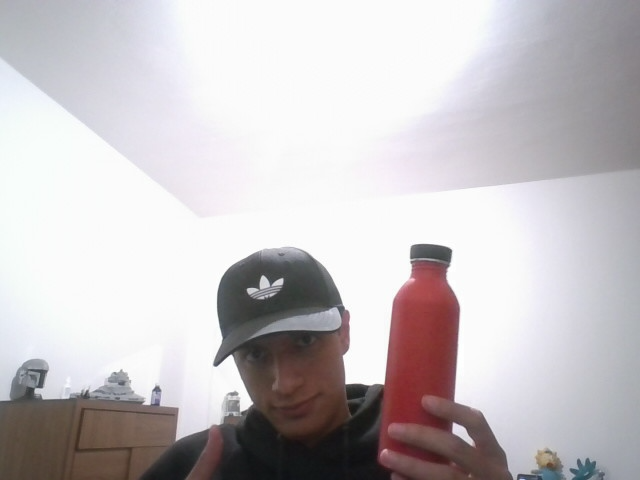
#> input picture practica01/recursos/mi_foto.png, 640 x 480 px
$ python p1_paso1_cargar_inspeccionar.py recursos/mi_foto.png
#> lines starting #> are read from the running program, lines starting #| are printed output that depends on the picture; after the words box and inside, x2 and y2 are one past the last pixel; in counts of white or black regions, pixels touching at a corner belong together
"""Práctica 1 · Paso 1 · Cargar, mostrar e inspeccionar la imagen
=================================================================
Alumno : Luis Fernando Salazar Torres
Carrera: Ingeniería en Inteligencia Artificial · 7° semestre
Escuela: Universidad Marista de Guadalajara

Objetivo
--------
Cargar una imagen (de archivo o de la webcam), mostrar sus propiedades,
leer y modificar píxeles, y verla como una matriz de números.

Ejecutar
--------
    python p1_paso1_cargar_inspeccionar.py
    python p1_paso1_cargar_inspeccionar.py --camara
    python p1_paso1_cargar_inspeccionar.py --imagen otra_foto.png
    python p1_paso1_cargar_inspeccionar.py --guardar   # guarda capturas y no abre ventanas
"""
import sys                         # sys.argv (argumentos) y sys.exit (terminar con un mensaje)
from pathlib import Path           # rutas que funcionan igual en Windows, macOS y Linux

import cv2                         # OpenCV: leer, mostrar y procesar imágenes
import numpy as np                 # NumPy: una imagen de OpenCV ES un arreglo de NumPy
import matplotlib.pyplot as plt    # Matplotlib: figuras con varios paneles, títulos y números

if hasattr(sys.stdout, "reconfigure"):        # consola de Windows: conservar acentos y símbolos
    sys.stdout.reconfigure(encoding="utf-8")


# =====================================================================================
# [BASE] Configuración y funciones que se reutilizan en los pasos 2 y 3
# =====================================================================================
CARPETA = Path(__file__).resolve().parent                 # carpeta donde está este script
RUTA_IMAGEN = CARPETA / "recursos" / "mi_foto.png"           # imagen de trabajo (foto propia)
CARPETA_CAPTURAS = CARPETA / "reporte"
MODO_GUARDAR = "--guardar" in sys.argv                    # modo sin ventanas para las capturas


def cargar_imagen(ruta):
    """Lee una imagen del disco. OpenCV la devuelve en orden de canales B, G, R y tipo uint8."""
    imagen = cv2.imread(str(ruta))                        # str(): imread recibe texto, no un objeto Path
#> imagen is the input picture: shape (480, 640, 3); mean B, G, R 195.3, 192.9, 197.6
    if imagen is None:                                    # imread NO lanza error: devuelve None si falla
        sys.exit(f"No se pudo leer la imagen: {ruta}")    # terminamos con un mensaje claro
    return imagen


def capturar_webcam(indice=0):
    """Abre la cámara y devuelve una foto. ESPACIO = capturar · ESC = cancelar."""
    camara = cv2.VideoCapture(indice)                     # 0 = primera cámara del equipo
    if not camara.isOpened():                             # ¿la cámara existe y está libre?
        sys.exit("No se pudo abrir la cámara (¿la usa otra aplicación?)")
    foto = None                                           # aquí guardaremos la foto capturada
    while True:                                           # un video es una secuencia de imágenes (frames)
        ok, frame = camara.read()                         # ok = True si llegó un frame; frame = imagen BGR
        if not ok:                                        # la cámara dejó de entregar imágenes
            break
        cv2.imshow("Webcam - ESPACIO captura, ESC cancela", frame)   # mostramos el frame actual
        tecla = cv2.waitKey(1) & 0xFF                     # espera 1 ms por una tecla (y refresca la ventana)
        if tecla == 32:                                   # 32 = código ASCII de la barra espaciadora
            foto = frame.copy()                           # copia: el siguiente read() reutiliza la memoria
            break
        if tecla == 27:                                   # 27 = código de la tecla ESC
            break
    camara.release()                                      # liberar la cámara para otras aplicaciones
    cv2.destroyAllWindows()                               # cerrar la ventana del video
    if foto is None:
        sys.exit("No se capturó ninguna foto")
    return foto


def ruta_argumento(nombre):
    """Devuelve el valor que sigue a un argumento, o None si no se escribió."""
    if nombre not in sys.argv:
        return None
    i = sys.argv.index(nombre)
    if i + 1 >= len(sys.argv) or sys.argv[i + 1].startswith("--"):
        return None
    return sys.argv[i + 1]


def obtener_imagen():
    """Elige la fuente: webcam con --camara, una ruta con --imagen o el archivo RUTA_IMAGEN."""
    if "--camara" in sys.argv:                            # sys.argv = lista de palabras escritas al ejecutar
        return capturar_webcam()
    ruta = ruta_argumento("--imagen")
    return cargar_imagen(Path(ruta) if ruta else RUTA_IMAGEN)


def imprimir_info(nombre, img):
    """Imprime las propiedades básicas de una imagen (sirve para color, gris o binaria)."""
#> called with nombre = 'color'
    alto, ancho = img.shape[:2]                           # shape = (filas, columnas[, canales])
#> alto = 480; ancho = 640
    canales = 1 if img.ndim == 2 else img.shape[2]        # ndim = 2 -> matriz (gris); 3 -> cubo (color)
#> canales = 3
    print(f"{nombre:<10} shape={str(img.shape):<15} ancho={ancho:<4} alto={alto:<4} "
          f"canales={canales}  dtype={img.dtype}  min={img.min():>3}  max={img.max():>3}  "
          f"memoria={img.nbytes / 1024:.0f} KB")
#| color      shape=(480, 640, 3)   ancho=640  alto=480  canales=3  dtype=uint8  min= 14  max=255  memoria=900 KB


def a_rgb(img):
    """Matplotlib espera R, G, B; OpenCV entrega B, G, R. Las imágenes en gris se dejan igual."""
    return img if img.ndim == 2 else cv2.cvtColor(img, cv2.COLOR_BGR2RGB)


def guardar_o_mostrar(fig, nombre):
    """En modo reporte guarda la figura; en modo normal la muestra en pantalla."""
    if MODO_GUARDAR:
        CARPETA_CAPTURAS.mkdir(exist_ok=True)
        fig.savefig(CARPETA_CAPTURAS / nombre, dpi=150, bbox_inches="tight")
        plt.close(fig)
    else:
        plt.show()


def montaje_ventanas(imagen, gris, marcada, ruta):
    """Guarda un montaje de las tres ventanas de OpenCV (original, gris y marcada)."""
    gris_bgr = cv2.cvtColor(gris, cv2.COLOR_GRAY2BGR)
    paneles = []
    for titulo, img in (("Original (BGR)", imagen), ("Escala de grises", gris_bgr),
                        ("Copia con cuadro rojo", marcada)):
        panel = img.copy()
        cv2.rectangle(panel, (0, 0), (panel.shape[1], 34), (0, 0, 0), -1)
        cv2.putText(panel, titulo, (10, 24), cv2.FONT_HERSHEY_SIMPLEX, 0.65,
                    (255, 255, 255), 1, cv2.LINE_AA)
        paneles.append(panel)
    cv2.imwrite(str(ruta), np.hstack(paneles))


# =====================================================================================
# Programa principal
# =====================================================================================
if __name__ == "__main__":
    # a. Obtener la imagen, convertirla a gris e imprimir sus propiedades
    imagen = obtener_imagen()
    print("== 1. Propiedades ==")
    imprimir_info("color", imagen)
    gris = cv2.cvtColor(imagen, cv2.COLOR_BGR2GRAY)
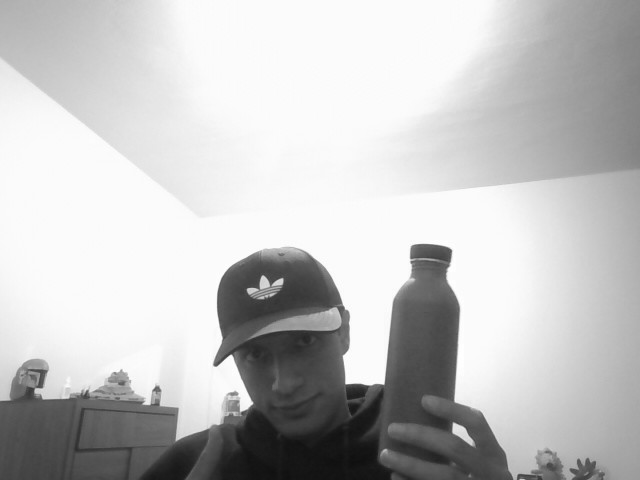
#> gris: shape (480, 640); min 15, max 255, mean 194.5
    imprimir_info("gris", gris)
#| gris       shape=(480, 640)      ancho=640  alto=480  canales=1  dtype=uint8  min= 15  max=255  memoria=300 KB

    # b. Leer un píxel del cuerpo de la botella roja, a color y en gris
    y, x = 350, 420
    b, g, r = imagen[y, x]
#> b = 53; g = 54; r = 138
    print(f"\n== 2. Píxel en (y={y}, x={x}) ==")
    print(f"color -> B={b}  G={g}  R={r}")
#| color -> B=53  G=54  R=138
    print(f"gris  -> {gris[y, x]}")
#| gris  -> 79

    # c. Pintar un cuadro rojo de 40x40 píxeles sobre una copia (rojo en OpenCV es (0, 0, 255))
    marcada = imagen.copy()
    marcada[y:y + 40, x:x + 40] = (0, 0, 255)
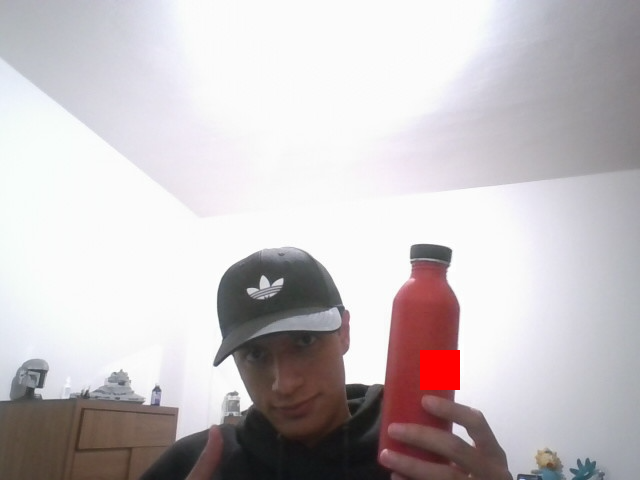
#> marcada: shape (480, 640, 3); 0.52% of pixels changed, all inside (x1, y1, x2, y2) = (420, 350, 460, 390)

    # d. Mostrar las tres imágenes con OpenCV o guardarlas para las capturas
    if MODO_GUARDAR:
        CARPETA_CAPTURAS.mkdir(exist_ok=True)
        cv2.imwrite(str(CARPETA_CAPTURAS / "p1_paso1_original.png"), imagen)
        cv2.imwrite(str(CARPETA_CAPTURAS / "p1_paso1_gris.png"), gris)
        cv2.imwrite(str(CARPETA_CAPTURAS / "p1_paso1_marcada.png"), marcada)
        montaje_ventanas(imagen, gris, marcada, CARPETA_CAPTURAS / "p1_paso1_ventanas.png")
        print("\n[capturas] ventanas guardadas en reporte/p1_paso1_ventanas.png")
    else:
        cv2.imshow("Original (color, 3 canales)", imagen)
        cv2.imshow("Escala de grises (1 canal)", gris)
        cv2.imshow("Copia con un cuadro rojo en (y=350, x=420)", marcada)
        print("\nPulsa cualquier tecla sobre una ventana de OpenCV para continuar...")
        cv2.waitKey(0)
        cv2.destroyAllWindows()

    # e. Recortar una región de 6x6 píxeles que empiece en (y0, x0)
    N = 6
    y0, x0 = 330, 410
    region_color = imagen[y0:y0 + N, x0:x0 + N]
    region_gris = gris[y0:y0 + N, x0:x0 + N]
#> region_gris = [[87, 86, 85, 85, 84, 84], [87, 86, 85, 85, 84, 84], [86, 86, 85, 85, 85, 85], [86, 86, 86, 85, 85, 85], [87, 87, 87, 86, 85, 84], [89, 88, 87, 86, 85, 84]]
    print(f"\n== 3. Región 6x6 a partir de (y={y0}, x={x0}) ==")
    print("Gris (1 número por píxel):")
    print(region_gris)
#| [[87 86 85 85 84 84]
#|  [87 86 85 85 84 84]
#|  [86 86 85 85 85 85]
#|  [86 86 86 85 85 85]
#|  [87 87 87 86 85 84]
#|  [89 88 87 86 85 84]]
    for canal, nombre in enumerate("BGR"):
        print(f"Canal {nombre} (region_color[:, :, {canal}]):")
        print(region_color[:, :, canal])
#> this loop made 3 passes
#> (printed output is left out)

    # f. Figura de Matplotlib con 3 paneles: imagen completa, región a color y región en gris
    fig, ejes = plt.subplots(1, 3, figsize=(15, 5.5), layout="constrained")
    fig.suptitle("Paso 1 · La imagen como matriz: región 6×6 y valores B, G, R",
                 fontsize=13, fontweight="bold")

    ejes[0].imshow(a_rgb(marcada))
    ejes[0].add_patch(plt.Rectangle((x0 - 1, y0 - 1), N, N, fill=False,
                                    edgecolor="yellow", linewidth=2))
    ejes[0].set_title(f"Imagen completa\ncuadro rojo en (y={y}, x={x}); región en amarillo")
    ejes[0].axis("off")

    ejes[1].imshow(a_rgb(region_color))
    for (fila, col), _ in np.ndenumerate(region_color[:, :, 0]):
        b_, g_, r_ = region_color[fila, col]
        texto = f"{b_}\n{g_}\n{r_}"
        ejes[1].text(col, fila, texto, ha="center", va="center",
                     fontsize=7, color="white", fontweight="bold")
#> this loop made 36 passes
#> (fila, col, b_, g_, r_) on passes 1 to 12: (0, 0, 61, 62, 146), (0, 1, 60, 61, 145), (0, 2, 59, 60, 144), (0, 3, 58, 60, 144), (0, 4, 57, 59, 143), (0, 5, 57, 59, 144), (1, 0, 61, 62, 146), (1, 1, 60, 61, 145), (1, 2, 59, 60, 144), (1, 3, 59, 60, 144), (1, 4, 58, 59, 143), (1, 5, 57, 59, 143)
    ejes[1].set_title("Región a color: B / G / R por píxel")
    ejes[1].set_xticks([]); ejes[1].set_yticks([])

    ejes[2].imshow(region_gris, cmap="gray", vmin=0, vmax=255)
    for (fila, col), valor in np.ndenumerate(region_gris):
        color = "white" if valor < 128 else "black"
        ejes[2].text(col, fila, str(valor), ha="center", va="center",
                     fontsize=8, color=color, fontweight="bold")
#> this loop made 36 passes
#> (fila, col, valor) on passes 1 to 12: (0, 0, 87), (0, 1, 86), (0, 2, 85), (0, 3, 85), (0, 4, 84), (0, 5, 84), (1, 0, 87), (1, 1, 86), (1, 2, 85), (1, 3, 85), (1, 4, 84), (1, 5, 84)
    ejes[2].set_title("Región en gris: un valor por píxel")
    ejes[2].set_xticks([]); ejes[2].set_yticks([])

    guardar_o_mostrar(fig, "p1_paso1_matriz.png")
#> in guardar_o_mostrar, `plt.show()`:
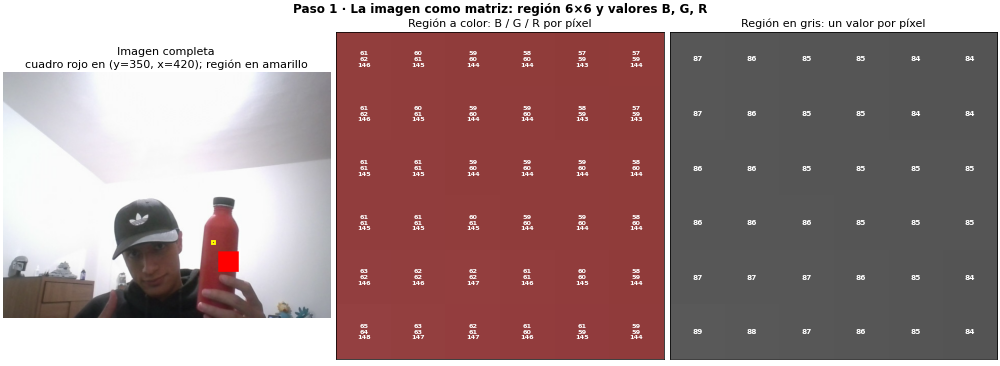
#> figure drawn by matplotlib, 3 panels
    print("\n[capturas] figura de la matriz guardada en reporte/p1_paso1_matriz.png"
          if MODO_GUARDAR else "")
